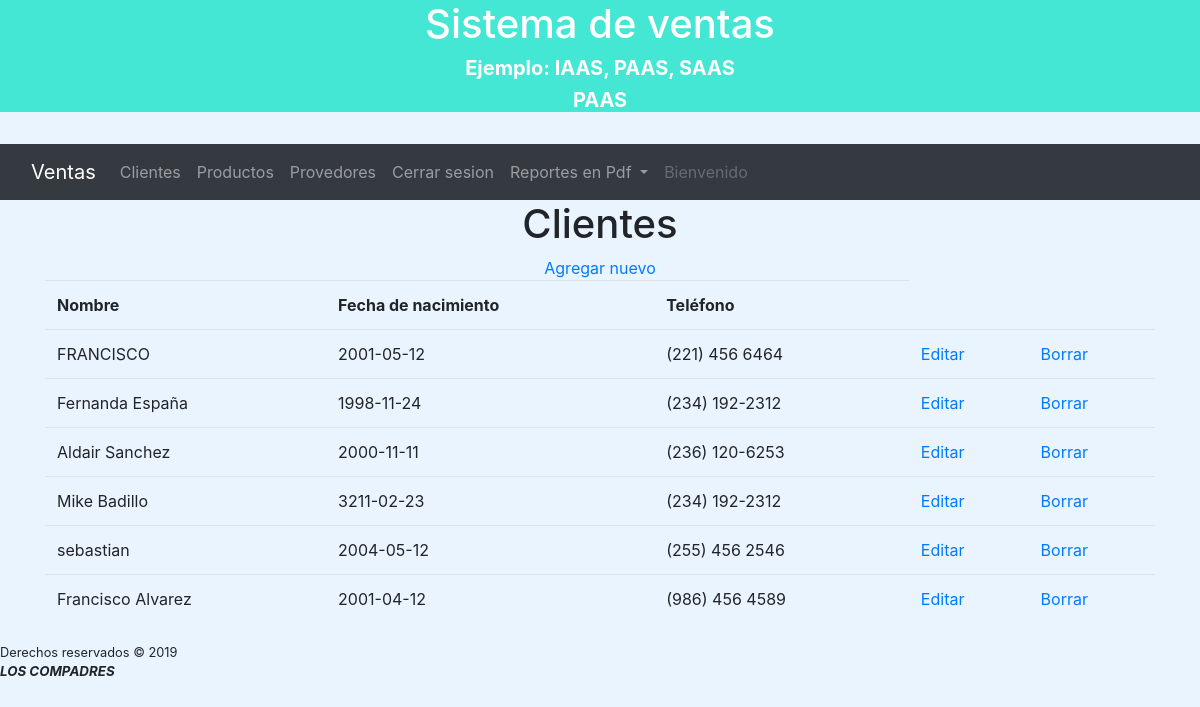
Page /Vistas/lista_cliente.php on the committed database.
### tables this page shows
CREATE TABLE `cliente` (
  `dni` int(11) NOT NULL,
  `nombre` varchar(50) NOT NULL,
  `fecha_nac` date NOT NULL,
  `telefono` varchar(15) NOT NULL
);

### Includes/cliente.php (called while the page is built, shortened)
<?php
    class Cliente
    {
      public function lista_cliente()
      {
        $conexion=new DB();
        $pdo=$conexion->Pdo();
        return $pdo->query("SELECT * FROM cliente");
      }
    }
 ?>

### Vistas/lista_cliente.php (the view, shortened to what this page needs)
<?php
   require_once '../Includes/cliente.php';
   $objCliente=new Cliente();
   $resultado=$objCliente->lista_cliente();
 ?>
 <!DOCTYPE html>
 <html lang="es" dir="ltr">
   <head>
     <link rel="stylesheet" href="https://stackpath.bootstrapcdn.com/bootstrap/4.3.1/css/bootstrap.min.css">
     <link rel="stylesheet" href="../Estilos/estilos.css">
   </head>
   <body style="background-color:#EAF4FF;">
     <?php include 'menu.php' ?>
     <div class="container" align="center">
       <h1>Clientes</h1>
       <a href="alta_clientes.php">Agregar nuevo</a>
       <table class="table">
         <tr>
           <th>Nombre</th>
           <th>Fecha de nacimiento</th>
           <th>Teléfono</th>
         </tr>
         <?php
             while($row=$resultado->fetch(\PDO::FETCH_ASSOC))
             {
               echo '<tr>';
               echo '<td>'.$row['nombre']. '</td>';
               echo '<td>'.$row['fecha_nac'].'</td>';
               echo '<td>'.$row['telefono'].'</td>';
               echo '<td><a href="actualiza_clientes.php?dni='.$row['dni'].'">Editar
               </a></td>';
               echo '<td><a href="javascript:Confirmar('.$row['dni'].')">Borrar
               </a></td>';
               echo '</tr>';
             }
          ?>
       </table>
     </div>
     <div class="footer">
       <small>Derechos reservados &copy; 2019</small>
       <h4><i>LOS COMPADRES</i></h4>
     </div>
   </body>
 </html>

### Vistas/menu.php (shortened to what this page needs)
<?php
  require_once '../Includes/cliente.php';
?>
<header>
  <div class="container">
<center>
    <h1>Sistema de ventas</h1>
    <h3>Ejemplo: IAAS, PAAS, SAAS</h3>
    <h3>PAAS</h3>
</center>
  </div>
</header>
<div>
    <br>
    <header>
      <nav class="navbar navbar-expand-sm bg-dark navbar-dark">
        <div class="container-fluid">
          <div class="navbar-header">
            <a href="#" class="navbar-brand">Ventas</a>
          </div>
          <div class="collapse navbar-collapse" id="navbar-1">
            <ul class="navbar-nav mr-auto">
              <li class="nav-item">
                 <a class="nav-link" href="lista_cliente.php">Clientes</a>
              </li>
              <li class="nav-item">
                <a class="nav-link" href="lista_productos.php">Productos</a>
              </li>
              <li class="nav-item">
                <a class="nav-link" href="lista_proveedores.php">Provedores</a>
              </li>
              <li class="nav-item">
                <a class="nav-link" href="../Includes/logout.php">Cerrar sesion</a>
              </li>
              <li class="nav-item dropdown">
                <a class="nav-link dropdown-toggle" data-toggle="dropdown" href="home.php">
                  Reportes en Pdf
                </a>
              </li>
            <?php
                $sesion=new userSession();
                $userName=$sesion->getCurrentUser();
             ?>
             <li class="nav-item">
                <a class="nav-link disabled navbar-left" href="#" tabindex="-1" aria-disabled="true">Bienvenido <?php echo $userName; ?></a>
              </li>
            </div>
         </div>
       </nav>
     </header>
   </div>

### Estilos/estilos.css (style rules this page uses)
header { background: #44E7D3; color:#fff; }
h4 { font-size: 10pt; font-weight: bold; }
h3 { font-size: 15pt; font-weight: bold; }
body { background: #BFBFBF; }

### rows in the picture
cliente: nombre "FRANCISCO", fecha_nac "2001-05-12", telefono "(221) 456 6464"
cliente: nombre "Fernanda España", fecha_nac "1998-11-24", telefono "(234) 192-2312"
cliente: nombre "Aldair Sanchez", fecha_nac "2000-11-11", telefono "(236) 120-6253"
cliente: nombre "Mike Badillo", fecha_nac "3211-02-23", telefono "(234) 192-2312"
cliente: nombre "sebastian", fecha_nac "2004-05-12", telefono "(255) 456 2546"
cliente: nombre "Francisco Alvarez", fecha_nac "2001-04-12", telefono "(986) 456 4589"
